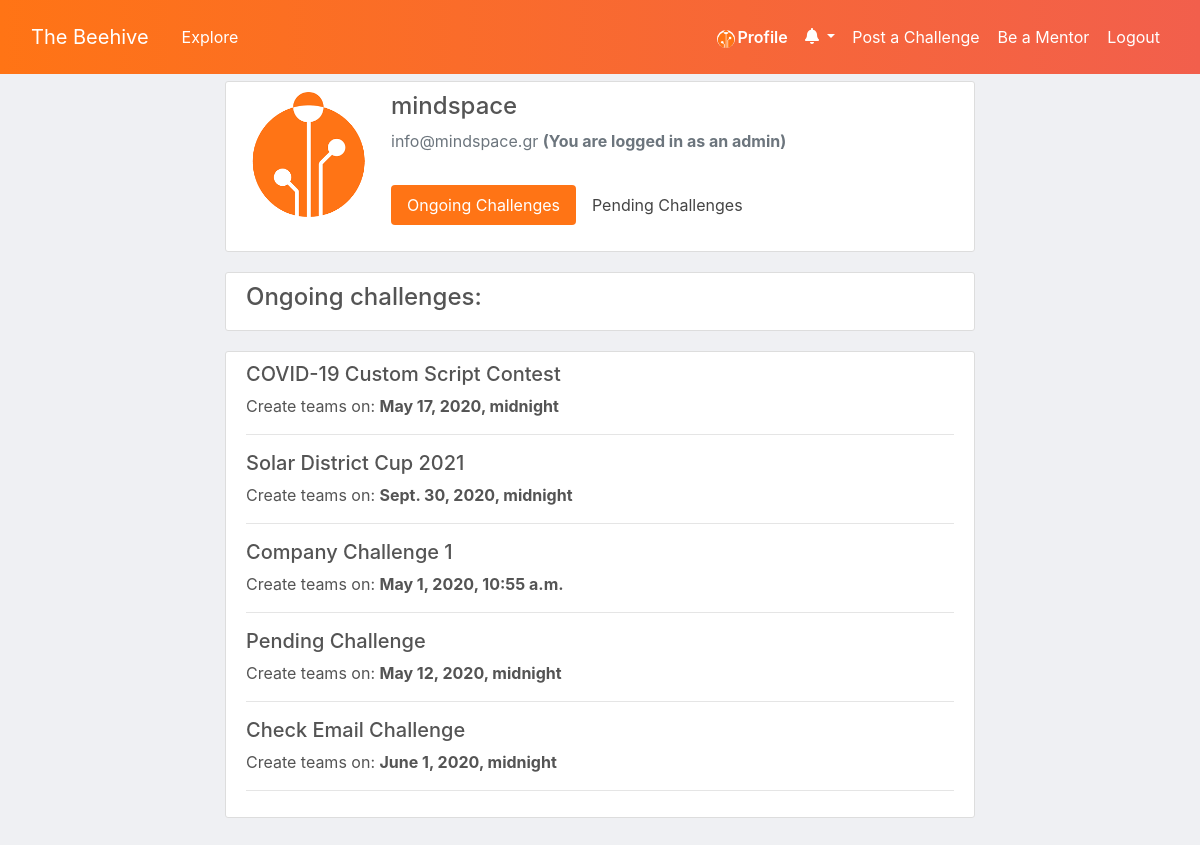
The page /profile/ (signed in) on the database as committed earlier.
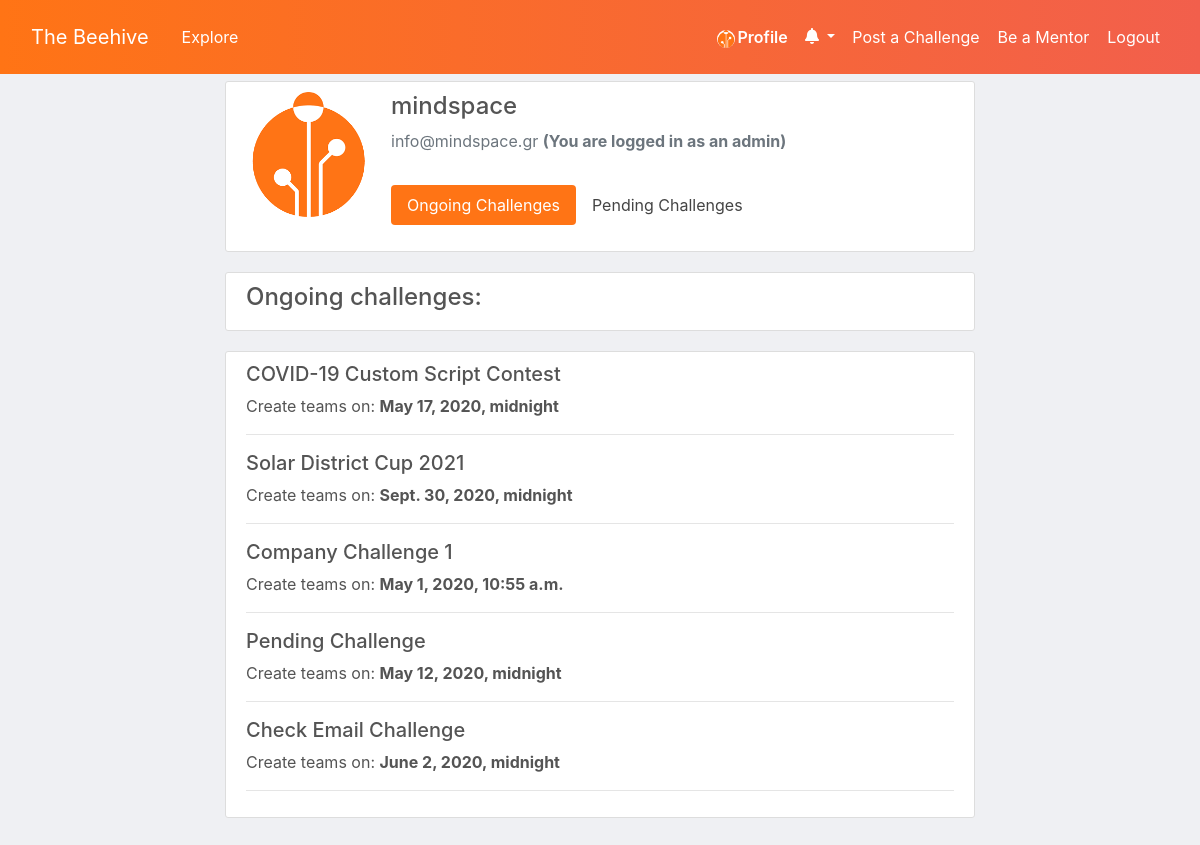
The same page on the database as committed later.
### challenges/models.py (models this page shows, shortened)
class Challenge(models.Model):
    SOFTWARE = 'SW'
    DESIGN = 'DE'
    HARDWARE = 'HW'
    SCIENCE = 'SC'
    MARKETING = 'MA'
    OTHER = 'OT'
    CATEGORY_CHOICES = [
        (SOFTWARE, 'Programming'),
        (DESIGN, 'Design'),
        (HARDWARE, 'Hardware'),
        (SCIENCE, 'Science'),
        (MARKETING, 'Marketing'),
        (OTHER, 'Other'),
    ]
    name = models.CharField(max_length=30)
    assignor = models.ForeignKey(User, blank=True, null=True, on_delete=models.CASCADE, related_name='owned_challenges')
    description_small = models.TextField()
    description_small_final = models.TextField(blank=True)
    description_large = models.TextField()
    description_large_final = models.TextField(blank=True)
    assignor_website = models.URLField()
    due_date = models.DateTimeField(null=True, blank=True)
    apply_until_date = models.DateTimeField(null=True, blank=True)
    date_posted = models.DateTimeField(default=timezone.now)
    applicants = models.ManyToManyField(User, blank=True, related_name='challenges')
    admitted = models.BooleanField(default=False, blank=True)
    contact_person_full_name = models.CharField(max_length=50, null=True)
    contact_person_email = models.EmailField(null=True)
    cover_image = models.ImageField(default='default_challenge.jpg', upload_to='challenge_pics')
    prize = models.CharField(max_length=50)
    category = models.CharField(max_length=2, choices=CATEGORY_CHOICES, default=OTHER)

### users/views.py (the view, shortened to what this page needs)
# urls.py: path('profile/', user_views.profile, name='profile'),
@login_required
def profile(request):
    if request.user.is_superuser:
        form = TeamCreateForm()
        challenge_form = Challenge_Verify_Form()
        return render(request, 'users/profile_admin.html', {'pitch_list': Challenge_Initial_Pitch.objects.all(), 'teams_list': Team.objects.all(), 'challenge_list': Challenge.objects.all(), 'form': form, 'challenge_form':challenge_form, 'tz': timezone.now(), 'title': "Profile"  })

### challenges/context_processors.py (called while the page is built)
def notification_context(request):
    if request.user.is_anonymous:
        return {}
    n = Notifications.objects.filter(recipient=request.user).order_by('-timestamp')
    return {
        'notification': n,
    }

### users/models.py (called while the page is built)
    def __str__(self):
        count = 1
        for team in self.challenge.challenge_teams.all():
            if team.id != self.id:
                count += 1
            else:
                break
        return f'Team {count}'

### users/templates/users/profile_admin.html (shortened to what this page needs)
{% extends "base.html" %}
{% load crispy_forms_tags %}
{% block content %}
<div class='col-md-8 mx-auto'>
  <div class="content-section">
    <div class="media">
      <img class="rounded-circle account-img" src="{{ user.profile.image.url }}">
      <div class="media-body">
        <h4 class="account-heading">{{ user.username }}</h4>
        <p class="text-secondary">{{ user.email }}{% if user.is_superuser %}            <b>   (You are logged in as an admin)</b>{% endif %}</p>
        <ul class="nav nav-pills py-3" id="pills-tab" role="tablist">
          <li class="nav-item">
            <a class="nav-link active" id="pills-ongoing-challenges-tab" data-toggle="pill" href="#pills-ongoing-challenges" role="tab" aria-controls="ongoing-challenges" aria-selected="true">Ongoing Challenges</a>
          </li>
          <li class="nav-item">
            <a class="nav-link" id="pills-pending-challenges-tab" data-toggle="pill" href="#pills-pending-challenges" role="tab" aria-controls="pills-pending-challenges" aria-selected="false">Pending Challenges</a>
          </li>
        </ul>
      </div>
    </div>
  </div>
<div class="tab-content pb-5" id="pills-tabContent">
<div class="tab-pane fade show active" id="pills-ongoing-challenges" role="tabpanel" aria-labelledby="pills-ongoing-challenges-tab">
  <div class="media content-section">
    <div class="media-body">
  <h4>Ongoing challenges:</h4>
      </div>
    </div>
  <div class="panel-group content-section" id="accordion">
    {% for challenge in challenge_list %}
    {% if challenge.admitted %}
    <div class="panel panel-default">
      <div class="panel-heading">
        <h5 class="panel-title">
          <a class='vol_link' data-toggle="collapse" href="#{{ challenge.id }}">
          {{ challenge.name }}</a></h5> Create teams on: <b>{{ challenge.apply_until_date }}</b>
        <hr>
      </div>
    </div>
    {% endif %}
    {% endfor %}
  </div>
</div>
</div>
</div>
{% endblock %}

Rows that differ between the two databases and show on the page:
changed Challenge "Check Email Challenge": apply_until_date "June 1, 2020, midnight" → "June 2, 2020, midnight"
